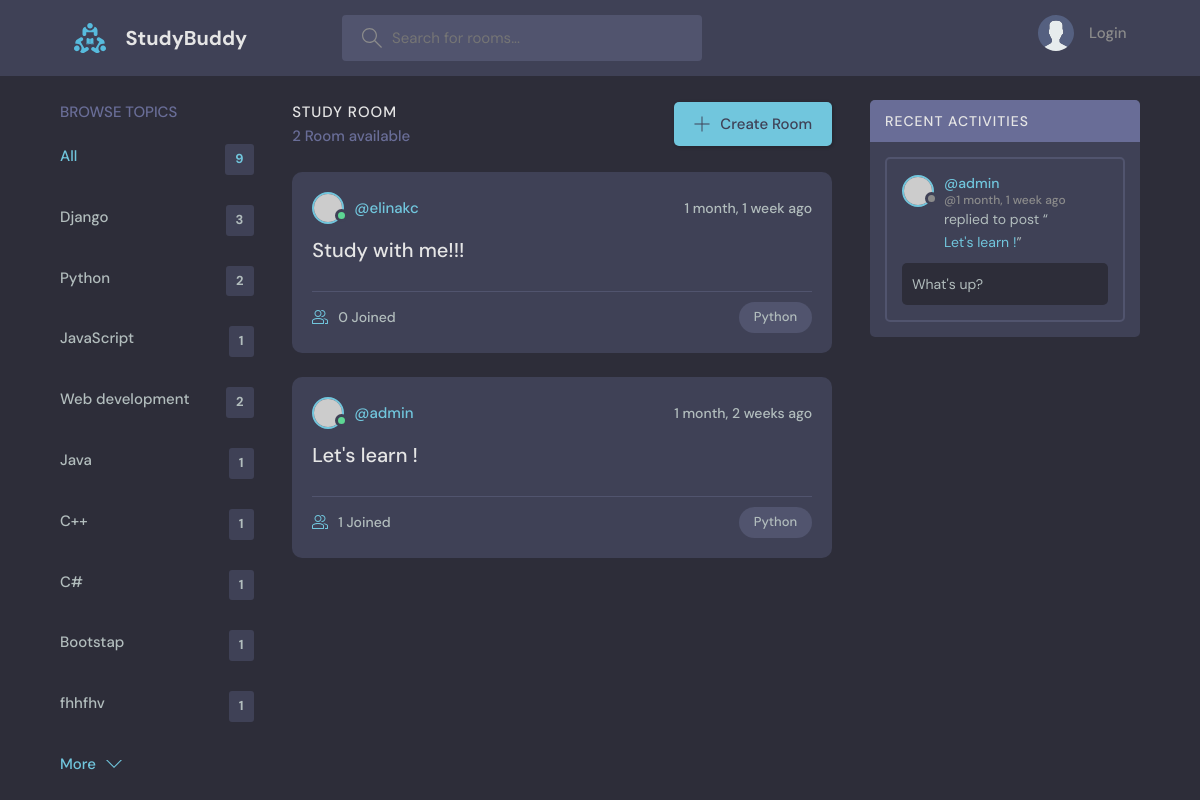
Page /?q=Python on the committed database.
### base/models.py (models this page shows, shortened)
class Topic(models.Model):
    name = models.CharField(max_length=300)

class Room(models.Model):
    host = models.ForeignKey(User, on_delete=models.SET_NULL, null=True)
    topic = models.ForeignKey(Topic, on_delete=models.SET_NULL, null=True)
    name = models.CharField(max_length=300)
    description = models.TextField(null=True, blank=True)
    participants = models.ManyToManyField(User, related_name='participants', blank=True)
    updated = models.DateTimeField(auto_now=True)
    created = models.DateTimeField(auto_now_add=True)
    class Meta:
        ordering = ['-updated', '-created']
    def __str__(self):
        return self.name

class Message(models.Model):
    user = models.ForeignKey(User, on_delete=models.CASCADE)
    room = models.ForeignKey(
        Room, on_delete=models.CASCADE
    )  # What on_delete=models.CASCADE is going to do is that it delete this children node(Message) when parent node(ROOM) is deleted
    body = models.TextField()
    updated = models.DateTimeField(auto_now=True)
    created = models.DateTimeField(auto_now_add=True)

### base/views.py (the view)
# urls.py: path('', views.home, name = 'home'),
def home(request):
    q = request.GET.get('q') if request.GET.get('q')!=None else ''
    rooms = Room.objects.filter(
        Q(topic__name__icontains=q) |
        Q(name__icontains=q) |
        Q(description__icontains=q)
        )
    topics = Topic.objects.all()
    room_count = rooms.count()
    room_messages = Message.objects.filter(Q(room__topic__name__icontains=q))
    context = {'rooms':rooms ,'topics':topics, 'room_count':room_count,
               'room_messages':room_messages}
    return render(request , 'base/home.html', context )

### base/templates/base/home.html (shortened to what this page needs)
{% extends 'main.html' %}
{% block content %}
    <main class="layout layout--3">
      <div class="container">
        {% include 'base/topics_component.html' %}
        <div class="roomList">
          <div class="roomList__header">
            <div>
              <h2>Study Room</h2>
              <p>{{rooms.count}} Room available </p>
            </div>
            <a class="btn btn--main" href="{% url 'create-room' %}">
              <svg version="1.1" xmlns="http://www.w3.org/2000/svg" width="32" height="32" viewBox="0 0 32 32">
                <title>add</title>
                <path
                  d="M16.943 0.943h-1.885v14.115h-14.115v1.885h14.115v14.115h1.885v-14.115h14.115v-1.885h-14.115v-14.115z"
                ></path>
              </svg>
              Create Room
            </a>
          </div>
          {% include 'base/feed_component.html' %}
        </div>
        {% include 'base/activity_component.html' %}
      </div>
    </main>
{% endblock content %}

### base/templates/base/topics_component.html
<div class="topics">
  <div class="topics__header">
    <h2>Browse Topics</h2>
  </div>
  <ul class="topics__list">
    <li>
      <a href="{% url 'home' %}" class="active">All <span>{{topics.count}}</span></a>
    </li>
    {% for topic in topics %}
    <li>
      <a href="{% url 'home' %}?q={{topic.name}}">{{topic.name}} <span>{{topic.room_set.all.count}}</span></a>
    </li>
    {% endfor %}
  </ul>
  <a class="btn btn--link" href="topics.html">
    More
    <svg version="1.1" xmlns="http://www.w3.org/2000/svg" width="32" height="32" viewBox="0 0 32 32">
      <title>chevron-down</title>
      <path d="M16 21l-13-13h-3l16 16 16-16h-3l-13 13z"></path>
    </svg>
  </a>
</div>

### base/templates/base/feed_component.html (shortened to what this page needs)
{% for room in rooms %}
<div class="roomListRoom">
  <div class="roomListRoom__header">
    <a href="{% url 'user-profile' room.host.id %}" class="roomListRoom__author">
      <div class="avatar avatar--small active">
        <img src="https://randomuser.me/api/portraits/men/11.jpg" />
      </div>
      <span>@{{room.host.username}}</span>
    </a>
    <div class="roomListRoom__actions">
      <span>{{room.created|timesince}} ago </span>
    </div>
  </div>
  <div class="roomListRoom__content">
    <a href="{% url 'room' room.id %}">{{room.name}}</a>
  </div>
  <div class="roomListRoom__meta">
    <a href="{% url 'room' room.id %}" class="roomListRoom__joined">
     {{room.participants.all.count}} Joined
    </a>
    <p class="roomListRoom__topic">{{room.topic.name}}</p>
  </div>
</div>
{% endfor %}

### base/templates/base/activity_component.html (shortened to what this page needs)
<div class="activities">
  <div class="activities__header">
    <h2>Recent Activities</h2>
  </div>
{% for message in room_messages %}
  <div class="activities__box">
    <div class="activities__boxHeader roomListRoom__header">
      <a href="{% url 'user-profile' message.user.id %}" class="roomListRoom__author">
        <div class="avatar avatar--small">
          <img src="https://randomuser.me/api/portraits/women/11.jpg" />
        </div>
        <p>
         @{{message.user}}
          <span>@{{message.created|timesince}} ago</span>
        </p>
      </a>
    </div>
    <div class="activities__boxContent">
    <p>replied to post “<a href="{% url 'room' message.room.id %}">{{message.room}}</a>”</p>
      <div class="activities__boxRoomContent">
        {{message.body}}
      </div>
    </div>
  </div>
{% endfor %}
</div>

### rows in the picture
Topic: name "Django", room_set.all.count "3"
Topic: name "Python", room_set.all.count "2"
Topic: name "JavaScript", room_set.all.count "1"
Topic: name "Web development", room_set.all.count "2"
Topic: name "Java", room_set.all.count "1"
Topic: name "C++", room_set.all.count "1"
Topic: name "C#", room_set.all.count "1"
Topic: name "Bootstap", room_set.all.count "1"
Topic: name "fhhfhv", room_set.all.count "1"
Room: host.username "elinakc", created "1 month, 1 week", name "Study with me!!!", participants.all.count "0", topic.name "Python"
Room: host.username "admin", created "1 month, 2 weeks", name "Let's learn !", participants.all.count "1", topic.name "Python"
Message: user "admin", created "1 month, 1 week", room "Let's learn !", body "What's up?"

### other values in the picture
{{ topics.count }} "9"
{{ rooms.count }} "2"
